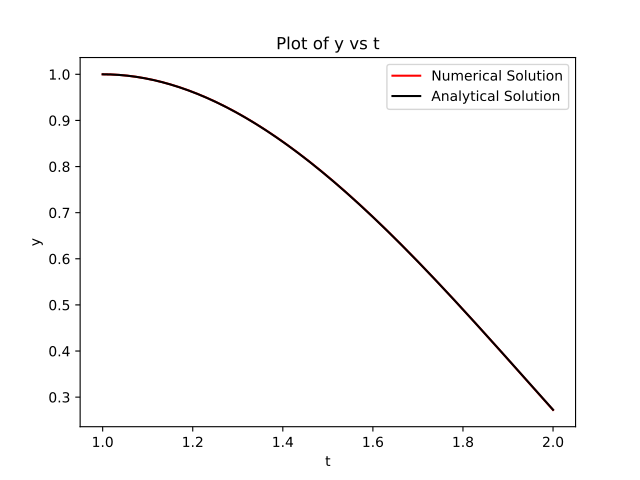

This chart was generated by the following Python code:
"""
Author: Pruthvi Suryadevara
Email:  pruthvi.suryadevara@tifr.res.in
Solving second order differential equation using euler method

"""

import numpy as np
import matplotlib.pyplot as plt

# Defining the second order differnetial equation as a pair of first order differential equations
# as y'=k, k'=2k/t - 2y/t^2 + t*ln(t)
def f(y,t):                  
    return(np.array([y[1],(2*y[1]/t)-(2*y[0]/(t**2))+(np.log(t)*t)]))

# Defining analytical solution of y
def y_act(t):       
    return((7*t/4)+((0.5*t**3)*np.log(t))-(3/4*t**3))


def cu_euler(f,t0,tn,y0,h):
    """
    Integrates the pair of initial value problems using euler method
    Paramaters:
    f: Callable, the function to be integrated, f should return n sized array, where n is number of DEs 
    t0: Double, the lover bound (initial value) of the paramater t
    tn: Double, the upper bound of the paramater t
    y0: ndarray, the initial value of the solution y of size n
    h: Double, the step size chosen
    Returns
    y: ndarray of doubles, the values of yi at evenly spaved points between t0,tn
    """
    hi=np.linspace(t0,tn,1+int((tn-t0)/h))
    y=np.zeros([len(y0),len(hi)])
    y[:,0]=y0
    for i in range(len(hi)-1):
        y[:,i+1]=y[:,i]+(h*f(y[:,i],hi[i]))
    return(y)

# Defining problem paramaters
t0=1
tn=2
y0=np.array([1,0])
h=0.001
hi=np.linspace(t0,tn,1+int((tn-t0)/h))
y=cu_euler(f,t0,tn,y0,h)[0,:]     # Evaluating y using fnction defined above

# Plotting the solutions
plt.plot(hi,y,'r',label="Numerical Solution")
plt.plot(hi,y_act(hi),'k',label="Analytical Solution")
plt.xlabel("t")
plt.ylabel("y")
plt.title("Plot of y vs t")
plt.legend()
plt.show()
